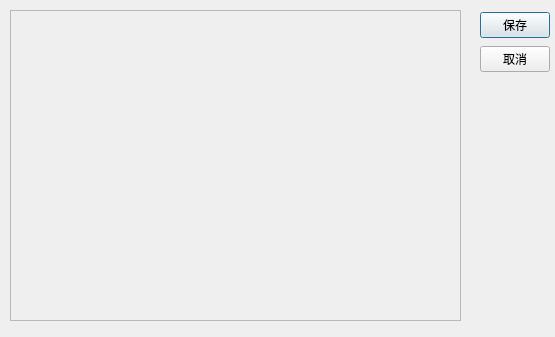
<?xml version="1.0" encoding="UTF-8"?>
<ui version="4.0">
 <class>SGEditorModel</class>
 <widget class="QDialog" name="SGEditorModel">
  <property name="geometry">
   <rect>
    <x>0</x>
    <y>0</y>
    <width>555</width>
    <height>337</height>
   </rect>
  </property>
  <property name="windowTitle">
   <string>Dialog</string>
  </property>
  <widget class="QWidget" name="verticalLayoutWidget_2">
   <property name="geometry">
    <rect>
     <x>480</x>
     <y>10</y>
     <width>59</width>
     <height>66</height>
    </rect>
   </property>
   <layout class="QVBoxLayout" name="v2">
    <property name="sizeConstraint">
     <enum>QLayout::SetMinimumSize</enum>
    </property>
    <item>
     <widget class="QPushButton" name="btnSave">
      <property name="maximumSize">
       <size>
        <width>70</width>
        <height>16777215</height>
       </size>
      </property>
      <property name="text">
       <string>保存</string>
      </property>
     </widget>
    </item>
    <item>
     <widget class="QPushButton" name="btnCancel">
      <property name="maximumSize">
       <size>
        <width>70</width>
        <height>16777215</height>
       </size>
      </property>
      <property name="text">
       <string>取消</string>
      </property>
     </widget>
    </item>
   </layout>
  </widget>
  <widget class="QScrollArea" name="scrollArea">
   <property name="geometry">
    <rect>
     <x>10</x>
     <y>10</y>
     <width>451</width>
     <height>311</height>
    </rect>
   </property>
   <property name="widgetResizable">
    <bool>true</bool>
   </property>
   <widget class="QWidget" name="scrollAreaWidgetContents">
    <property name="geometry">
     <rect>
      <x>0</x>
      <y>0</y>
      <width>449</width>
      <height>309</height>
     </rect>
    </property>
   </widget>
  </widget>
 </widget>
 <resources/>
 <connections/>
</ui>
